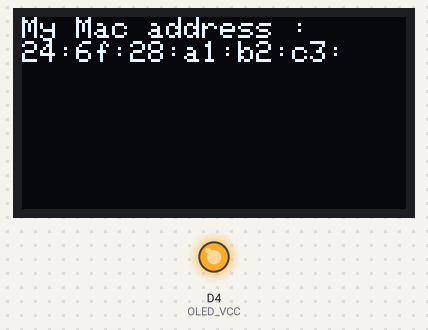
The program below on a simulated ESP8266 (Wemos D1 mini). Shown: 128×64 one-colour display, output pins drawn as LEDs (lit = HIGH). The display library's start-up logo is not drawn; what the program prints to the serial monitor is not drawn.

Above: at 0.4 s.

The program:

main.cpp
```cpp
#include <ESP8266wifi.h>
#include <SPI.h>
#include <Wire.h>
#include <oled.h>

void printMacAddress()
{
    byte mac[6];
    WiFi.macAddress(mac);

    char MAC_char[18]="";
    for (int i = 0; i < sizeof(mac); ++i)
    {
        sprintf(MAC_char, "%s%02x:", MAC_char, mac[i]);
    }

    Serial.print(MAC_char);
    oled_println(MAC_char);
}

void setup()
{
    oled_setup();

    Serial.begin(9600);
    Serial.println("Program started");

    oled_println("My Mac address :");
    printMacAddress();
}

void loop()
{

}
```

oled.cpp
```cpp
#include <ESP8266WiFi.h> //https://github.com/esp8266/Arduino

#include <SPI.h>
#include <Wire.h>
#include <Adafruit_SSD1306.h>

#include <oled.h>

Adafruit_SSD1306 display(OLED_MOSI, OLED_CLK, OLED_DC, OLED_RESET, OLED_CS);

void oled_setup()
{
  pinMode(OLED_VCC, OUTPUT);
  digitalWrite(OLED_VCC, HIGH);

  // by default, we'll generate the high voltage from the 3.3v line internally! (neat!)
  display.begin(SSD1306_SWITCHCAPVCC, 0x3C); // initialize with the I2C addr 0x3C (for the 64x48)
  display.display();
  delay(200);

  // Clear the buffer.
  display.clearDisplay();

  display.setTextSize(1);
  display.setTextColor(WHITE);
  display.setCursor(0, 0);
}

void oled_clear()
{
  display.clearDisplay();
  display.setCursor(0, 0);
  display.display();
}
void oled_println(String str)
{
  display.println(str);
  display.display();
}
```

oled.h
```cpp
#define OLED_VCC   D4
#define OLED_MOSI  D2
#define OLED_CLK   D3
#define OLED_DC    3
#define OLED_CS    -1
#define OLED_RESET D1

void oled_setup();
void oled_clear();
void oled_println(String str);
```
